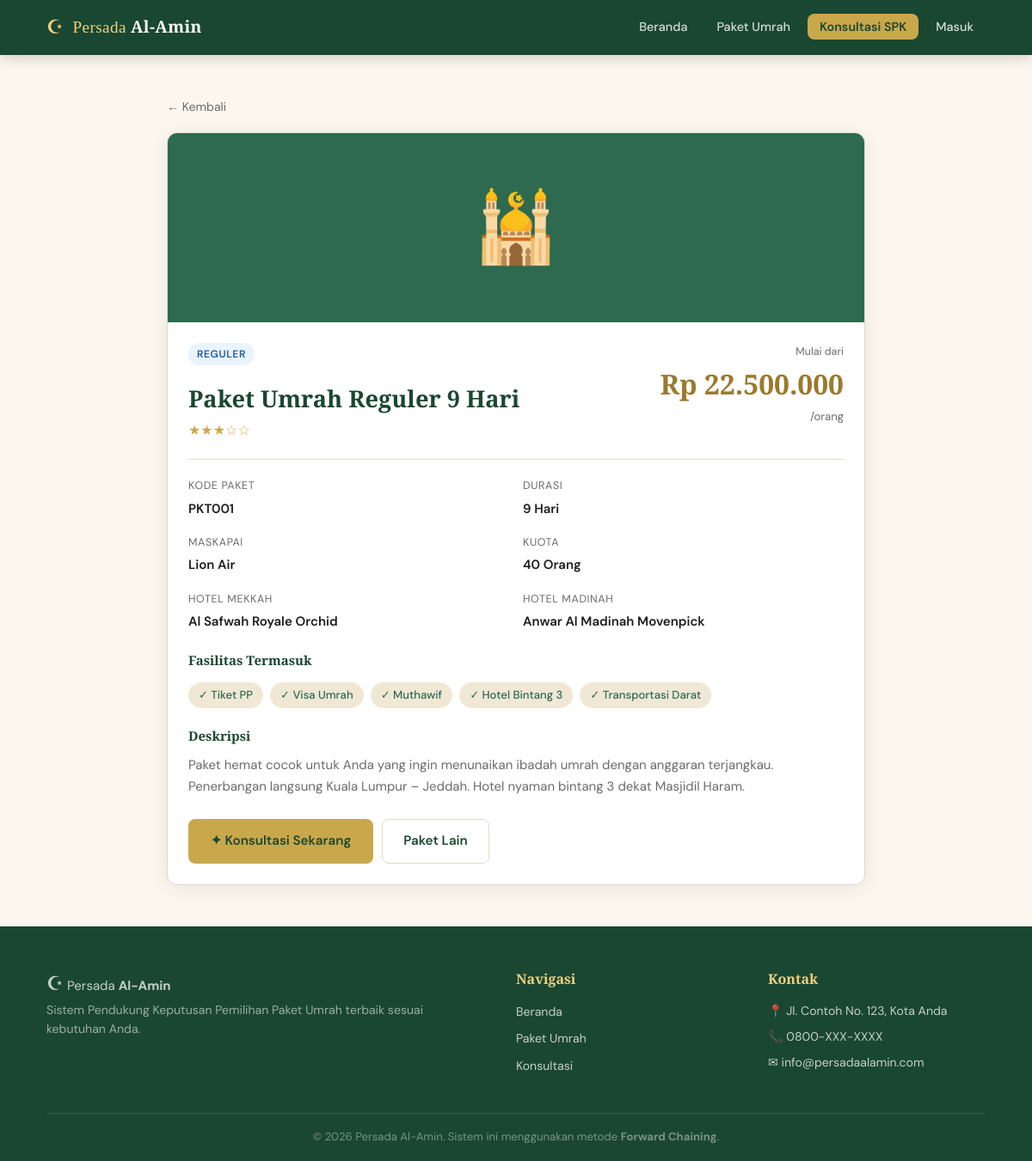
Page /paket/detail/1 on the committed database.
### tables this page shows
CREATE TABLE paket_umrah (
    id              INT            NOT NULL AUTO_INCREMENT,
    kode_paket      VARCHAR(20)    NOT NULL,
    nama_paket      VARCHAR(150)   NOT NULL,
    kategori        ENUM('reguler','plus','vip','furoda') NOT NULL,
    harga           DECIMAL(15,2)  NOT NULL,
    durasi_hari     INT            NOT NULL,
    maskapai        VARCHAR(100)   NULL,
    hotel_mekkah    VARCHAR(100)   NULL,
    hotel_madinah   VARCHAR(100)   NULL,
    bintang_hotel   TINYINT        NOT NULL DEFAULT 3,
    kuota           INT            NOT NULL DEFAULT 0,
    fasilitas       TEXT           NULL,
    deskripsi       TEXT           NULL,
    gambar          VARCHAR(255)   NULL,
    status          ENUM('aktif','nonaktif') NOT NULL DEFAULT 'aktif',
    created_at      TIMESTAMP      NOT NULL DEFAULT CURRENT_TIMESTAMP,
    updated_at      TIMESTAMP      NOT NULL DEFAULT CURRENT_TIMESTAMP ON UPDATE CURRENT_TIMESTAMP,
    PRIMARY KEY (id),
    UNIQUE KEY uq_kode_paket (kode_paket)
);

### app/controllers/PaketController.php (called while the page is built, shortened)
<?php
class PaketController {
    private Paket $paket;
    public function __construct() {
        $this->paket = new Paket();
    }
    public function detail(?string $id): void {
        $data = $this->paket->getById((int)$id);
        include BASE_PATH . '/app/views/user/paket-detail.php';
    }
}

### index.php (called while the page is built, shortened)
<?php
require_once BASE_PATH . '/app/config/database.php';
require_once BASE_PATH . '/app/helpers/ForwardChaining.php';
require_once BASE_PATH . '/app/models/Paket.php';
require_once BASE_PATH . '/app/controllers/PaketController.php';
require_once BASE_PATH . '/app/routes/web.php';

### app/config/database.php (called while the page is built, shortened)
<?php
class Database {
    private static $instance = null;
    private $conn;
    private function __construct() {
        $this->conn = new mysqli(DB_HOST, DB_USER, DB_PASS, DB_NAME);
        $this->conn->set_charset('utf8mb4');
    }
    public static function getInstance(): Database {
        if (self::$instance === null) {
            self::$instance = new Database();
        }
        return self::$instance;
    }
    public function prepare(string $sql): mysqli_stmt|false {
        return $this->conn->prepare($sql);
    }
}

### app/models/Paket.php (called while the page is built, shortened)
<?php
class Paket {
    private Database $db;
    public function __construct() {
        $this->db = Database::getInstance();
    }
    public function getById(int $id): ?array {
        $stmt = $this->db->prepare("SELECT * FROM paket_umrah WHERE id = ?");
        $stmt->bind_param('i', $id);
        $stmt->execute();
        return $stmt->get_result()->fetch_assoc();
    }
}

### app/views/user/paket-detail.php (the view, shortened to what this page needs)
<?php
include BASE_PATH . '/app/views/layouts/header.php';
$bintang = str_repeat('★', $data['bintang_hotel']) . str_repeat('☆', 5 - $data['bintang_hotel']);
?>
<div style="max-width:860px;margin:0 auto;padding:48px 24px;">
  <a href="<?= BASE_URL ?>/" style="font-size:0.88rem;color:var(--text-muted);">← Kembali</a>
  <div class="card mt-2">
    <div style="height:220px;background:var(--green-mid);display:flex;align-items:center;justify-content:center;font-size:5rem;">
      <?php if ($data['gambar']): ?>
        <img src="<?= BASE_URL ?>/assets/images/<?= htmlspecialchars($data['gambar']) ?>" alt="" style="width:100%;height:100%;object-fit:cover;">
      <?php else: ?>🕌<?php endif; ?>
    </div>
    <div class="card-body">
      <div style="display:flex;justify-content:space-between;align-items:flex-start;flex-wrap:wrap;gap:12px;">
        <div>
          <span class="paket-badge badge-<?= $data['kategori'] ?>"><?= strtoupper($data['kategori']) ?></span>
          <h1 style="font-family:var(--ff-serif);color:var(--green);font-size:1.7rem;margin-top:6px;">
            <?= htmlspecialchars($data['nama_paket']) ?>
          </h1>
          <div class="stars" style="font-size:1rem;"><?= $bintang ?></div>
        </div>
        <div style="text-align:right;">
          <div style="font-size:0.78rem;color:var(--text-muted);">Mulai dari</div>
          <div style="font-family:var(--ff-serif);font-size:2rem;color:var(--gold-dark);font-weight:700;">
            Rp <?= number_format($data['harga'], 0, ',', '.') ?>
          </div>
          <div style="font-size:0.82rem;color:var(--text-muted);">/orang</div>
        </div>
      </div>
      <hr style="border:none;border-top:1px solid var(--border);margin:20px 0;">
      <div class="detail-grid">
        <div class="detail-item"><label>Kode Paket</label><span><?= htmlspecialchars($data['kode_paket']) ?></span></div>
        <div class="detail-item"><label>Durasi</label><span><?= $data['durasi_hari'] ?> Hari</span></div>
        <div class="detail-item"><label>Maskapai</label><span><?= htmlspecialchars($data['maskapai']) ?></span></div>
        <div class="detail-item"><label>Kuota</label><span><?= $data['kuota'] ?> Orang</span></div>
        <div class="detail-item"><label>Hotel Mekkah</label><span><?= htmlspecialchars($data['hotel_mekkah']) ?></span></div>
        <div class="detail-item"><label>Hotel Madinah</label><span><?= htmlspecialchars($data['hotel_madinah']) ?></span></div>
      </div>
      <?php if ($data['fasilitas']): ?>
        <h4 style="font-family:var(--ff-serif);color:var(--green);margin:20px 0 10px;">Fasilitas Termasuk</h4>
        <div class="fasilitas-list">
          <?php foreach (explode(',', $data['fasilitas']) as $f): ?>
            <span class="fasilitas-tag">✓ <?= htmlspecialchars(trim($f)) ?></span>
          <?php endforeach; ?>
        </div>
      <?php endif; ?>
      <?php if ($data['deskripsi']): ?>
        <h4 style="font-family:var(--ff-serif);color:var(--green);margin:20px 0 8px;">Deskripsi</h4>
        <p style="color:var(--text-muted);line-height:1.7;"><?= nl2br(htmlspecialchars($data['deskripsi'])) ?></p>
      <?php endif; ?>
      <div class="mt-3 d-flex gap-2">
        <a href="<?= BASE_URL ?>/konsultasi/mulai" class="btn btn-primary">✦ Konsultasi Sekarang</a>
        <a href="<?= BASE_URL ?>/paket" class="btn" style="border:1.5px solid var(--border);color:var(--green);">Paket Lain</a>
      </div>
    </div>
  </div>
</div>
<?php include BASE_PATH . '/app/views/layouts/footer.php'; ?>

### assets/css/style.css (style rules this page uses)
:root { --gold: #C9A84C; --gold-light: #F0D080; --gold-dark: #9A7A2E; --green: #1A4731; --green-mid: #2D6A4F; --green-light:#52B788; --cream: #FBF7EF; --cream-dark: #F0E8D5; --text: #1C1C1C; --text-muted: #6B6B6B; --white: #FFFFFF; --border: #E2D9C8; --danger: #C0392B; --success: #27AE60; --shadow: 0 4px 24px rgba(0,0,0,0.08); --shadow-lg: 0 8px 40px rgba(0,0,0,0.13); --radius: 12px; --radius-sm: 8px; --ff-serif: 'Playfair Display', Georgia, serif; --ff-sans: 'DM Sans', system-ui, sans-serif; --transition: 0.22s ease; }
*, *::before, *::after { box-sizing: border-box; margin: 0; padding: 0; }
html { scroll-behavior: smooth; }
body { font-family: var(--ff-sans); background: var(--cream); color: var(--text); font-size: 15px; line-height: 1.7; min-height: 100vh; display: flex; flex-direction: column; }
a { color: var(--green); text-decoration: none; transition: color var(--transition); }
.btn { display: inline-flex; align-items: center; gap: 8px; padding: 11px 24px; border-radius: var(--radius-sm); font-family: var(--ff-sans); font-size: 0.95rem; font-weight: 600; cursor: pointer; border: 2px solid transparent; transition: all var(--transition); text-decoration: none; white-space: nowrap; }
.btn-primary { background: var(--gold); color: var(--green); border-color: var(--gold); }
.card { background: var(--white); border-radius: var(--radius); box-shadow: var(--shadow); overflow: hidden; border: 1px solid var(--border); transition: transform var(--transition), box-shadow var(--transition); }
.card-body { padding: 24px; }
.paket-badge { display: inline-block; padding: 3px 10px; border-radius: 20px; font-size: 0.75rem; font-weight: 600; text-transform: uppercase; letter-spacing: 0.05em; margin-bottom: 10px; }
.badge-reguler { background: #EAF4FF; color: #1A5CA8; }
.detail-grid { display: grid; grid-template-columns: 1fr 1fr; gap: 16px; margin-bottom: 20px; }
.detail-item label { font-size: 0.78rem; color: var(--text-muted); text-transform: uppercase; letter-spacing: 0.05em; display: block; margin-bottom: 3px; }
.detail-item span { font-weight: 600; color: var(--text); }
.fasilitas-list { display: flex; flex-wrap: wrap; gap: 8px; margin-top: 12px; }
.fasilitas-tag { background: var(--cream-dark); color: var(--green-mid); padding: 4px 12px; border-radius: 20px; font-size: 0.82rem; font-weight: 500; }
.stars { color: var(--gold); font-size: 0.9rem; }
.mt-2 { margin-top: 16px; }
.mt-3 { margin-top: 24px; }
.d-flex { display: flex; }
.gap-2 { gap: 10px; }

### rows in the picture
paket_umrah: kategori "REGULER", nama_paket "Paket Umrah Reguler 9 Hari", bintang_hotel "★★★☆☆", harga "22.500.000", kode_paket "PKT001", durasi_hari "9", maskapai "Lion Air", kuota "40", hotel_mekkah "Al Safwah Royale Orchid", hotel_madinah "Anwar Al Madinah Movenpick", fasilitas "Tiket PP", fasilitas "Visa Umrah", fasilitas "Muthawif", fasilitas "Hotel Bintang 3", fasilitas "Transportasi Darat", deskripsi "Paket hemat cocok untuk Anda yang ingin menunaikan ibadah umrah dengan anggaran terjangkau. Penerbangan langsung Kuala Lumpur – Jeddah. Hotel nyaman bintang 3 dekat Masjidil Haram."
